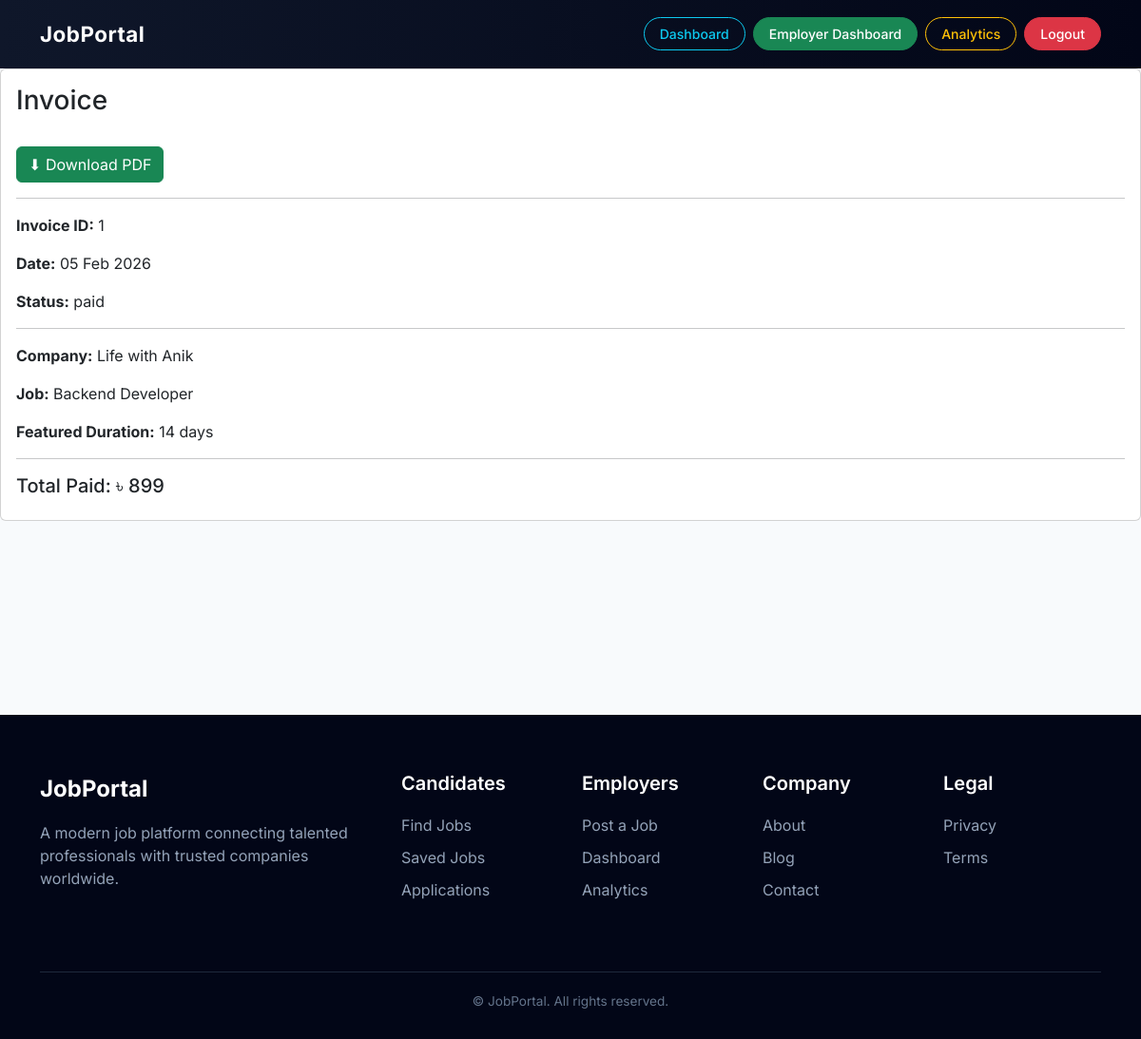
/payments/1/ (signed in), run on the app's committed database.
### jobs/models.py (models this page shows, shortened)
class Payment(models.Model):
    user = models.ForeignKey(User, on_delete=models.CASCADE)
    job = models.ForeignKey(Job, on_delete=models.CASCADE)
    amount = models.IntegerField()  # BDT
    days = models.IntegerField()
    stripe_session_id = models.CharField(max_length=255)
    status = models.CharField(max_length=50, default='paid')
    created_at = models.DateTimeField(auto_now_add=True)

class Job(models.Model):
    JOB_TYPE = (
        ('full_time', 'Full Time'),
        ('part_time', 'Part Time'),
        ('remote', 'Remote'),
    )
    category = models.ForeignKey(
        Category,
        on_delete=models.SET_NULL,
        null=True,
        related_name='jobs'
    )
    company = models.ForeignKey(Company, on_delete=models.CASCADE)
    title = models.CharField(max_length=200)
    location = models.CharField(max_length=200)
    job_type = models.CharField(max_length=20, choices=JOB_TYPE)
    salary = models.CharField(max_length=100, blank=True)
    description = models.TextField()
    requirements = models.TextField()
    deadline = models.DateField()
    is_featured = models.BooleanField(default=False)
    featured_until = models.DateTimeField(null=True, blank=True)
    created_at = models.DateTimeField(auto_now_add=True)

### companies/models.py (models this page shows, shortened)
class Company(models.Model):
    owner = models.OneToOneField(User, on_delete=models.CASCADE)
    name = models.CharField(max_length=200)
    logo = models.ImageField(upload_to='company_logos/', blank=True, null=True)
    description = models.TextField()
    website = models.URLField(blank=True)
    location = models.CharField(max_length=200)

### jobs/views.py (the view)
# urls.py: path('payments/<int:id>/', views.payment_invoice, name='payment_invoice'),
@login_required
def payment_invoice(request, id):
    payment = get_object_or_404(
        Payment,
        id=id,
        user=request.user
    )
    return render(request, 'jobs/invoice.html', {
        'payment': payment
    })

### templates/jobs/invoice.html (shortened to what this page needs)
{% extends "base.html" %}
{% block content %}
<div class="card">
  <div class="card-body">
    <h3 class="mb-3">Invoice</h3>
    <a href="{% url 'invoice_pdf' payment.id %}"
   class="btn btn-success mt-3">
   ⬇ Download PDF
</a>
    <hr>
    <p><strong>Invoice ID:</strong> {{ payment.id }}</p>
    <p><strong>Date:</strong> {{ payment.created_at|date:"d M Y" }}</p>
    <p><strong>Status:</strong> {{ payment.status }}</p>
    <hr>
    <p><strong>Company:</strong> {{ payment.job.company.name }}</p>
    <p><strong>Job:</strong> {{ payment.job.title }}</p>
    <p><strong>Featured Duration:</strong> {{ payment.days }} days</p>
    <hr>
    <h5>Total Paid: ৳ {{ payment.amount }}</h5>
  </div>
</div>
{% endblock %}

### templates/base.html (style rules this page uses)
body { font-family: 'Inter', sans-serif; background: #f8fafc; }

### data on the page
Payment: id "1", created_at "05 Feb 2026", status "paid", job.company.name "Life with Anik", job "Backend Developer", days "14", amount "899"
